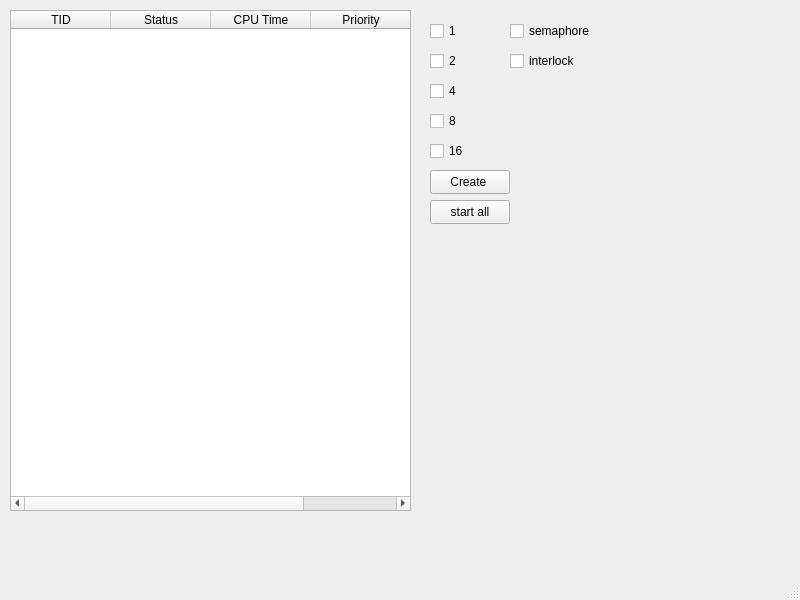
<?xml version="1.0" encoding="UTF-8"?>
<ui version="4.0">
 <class>MainWindow</class>
 <widget class="QMainWindow" name="MainWindow">
  <property name="geometry">
   <rect>
    <x>0</x>
    <y>0</y>
    <width>800</width>
    <height>600</height>
   </rect>
  </property>
  <property name="windowTitle">
   <string>MainWindow</string>
  </property>
  <widget class="QWidget" name="centralwidget">
   <widget class="QTableWidget" name="TableView">
    <property name="geometry">
     <rect>
      <x>10</x>
      <y>10</y>
      <width>401</width>
      <height>501</height>
     </rect>
    </property>
    <column>
     <property name="text">
      <string>TID</string>
     </property>
    </column>
    <column>
     <property name="text">
      <string>Status</string>
     </property>
    </column>
    <column>
     <property name="text">
      <string>CPU Time</string>
     </property>
    </column>
    <column>
     <property name="text">
      <string>Priority</string>
     </property>
    </column>
   </widget>
   <widget class="QPushButton" name="cteateThread">
    <property name="geometry">
     <rect>
      <x>430</x>
      <y>170</y>
      <width>80</width>
      <height>24</height>
     </rect>
    </property>
    <property name="text">
     <string>Create </string>
    </property>
   </widget>
   <widget class="QCheckBox" name="chb2">
    <property name="geometry">
     <rect>
      <x>430</x>
      <y>50</y>
      <width>78</width>
      <height>22</height>
     </rect>
    </property>
    <property name="text">
     <string>2</string>
    </property>
   </widget>
   <widget class="QCheckBox" name="chb4">
    <property name="geometry">
     <rect>
      <x>430</x>
      <y>80</y>
      <width>78</width>
      <height>22</height>
     </rect>
    </property>
    <property name="text">
     <string>4</string>
    </property>
   </widget>
   <widget class="QCheckBox" name="chb8">
    <property name="geometry">
     <rect>
      <x>430</x>
      <y>110</y>
      <width>78</width>
      <height>22</height>
     </rect>
    </property>
    <property name="text">
     <string>8</string>
    </property>
   </widget>
   <widget class="QCheckBox" name="chb16">
    <property name="geometry">
     <rect>
      <x>430</x>
      <y>140</y>
      <width>78</width>
      <height>22</height>
     </rect>
    </property>
    <property name="text">
     <string>16</string>
    </property>
   </widget>
   <widget class="QCheckBox" name="semaphore">
    <property name="geometry">
     <rect>
      <x>510</x>
      <y>20</y>
      <width>111</width>
      <height>22</height>
     </rect>
    </property>
    <property name="text">
     <string>semaphore</string>
    </property>
   </widget>
   <widget class="QCheckBox" name="interlock">
    <property name="geometry">
     <rect>
      <x>510</x>
      <y>50</y>
      <width>78</width>
      <height>22</height>
     </rect>
    </property>
    <property name="text">
     <string>interlock</string>
    </property>
   </widget>
   <widget class="QCheckBox" name="chb1">
    <property name="geometry">
     <rect>
      <x>430</x>
      <y>20</y>
      <width>78</width>
      <height>22</height>
     </rect>
    </property>
    <property name="text">
     <string>1</string>
    </property>
   </widget>
   <widget class="QPushButton" name="startAll">
    <property name="geometry">
     <rect>
      <x>430</x>
      <y>200</y>
      <width>80</width>
      <height>24</height>
     </rect>
    </property>
    <property name="text">
     <string>start all</string>
    </property>
   </widget>
  </widget>
  <widget class="QStatusBar" name="statusbar"/>
 </widget>
 <resources/>
 <connections/>
</ui>
